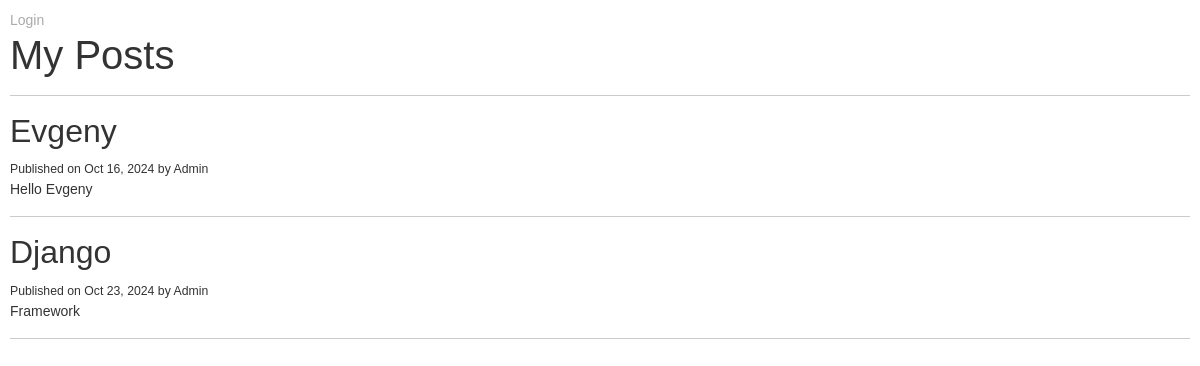
The page / on the database its author committed.
### posts/models.py (models this page shows, shortened)
class Posts(models.Model):
    title = models.CharField(max_length=120)
    content = models.TextField()
    published_at = models.DateTimeField(default=timezone.now)
    author = models.ForeignKey(User, on_delete=models.CASCADE)

### posts/views.py (the view)
# urls.py: 2. Add a URL to urlpatterns:  path('', views.home, name='home')
def home(request):
    posts = Posts.objects.all()
    context = {"posts": posts}
    return render(request, "posts/home.html", context)

### posts/templates/posts/home.html (shortened to what this page needs)
{% extends 'base.html' %}
{% load bootstrap5 %}
{% block content %}
<h1>My Posts</h1>
	<hr>
	{% for post in posts %}
		<div class="postBlock">
			<h2>{{ post.title }}</h2>
			<small>Published on {{ post.published_at | date:"M d, Y" }} by {{ post.author | title}}</small>
			<p>{{ post.content }}</p>
		</div>
		<hr>
	{% endfor %}
{% endblock content %}

### static/css/style.css (style rules this page uses)
body { background-color: #fff; font-size: 14px; font-family: sans-serif; color: #333; overflow-x: hidden; }

### users/templates/base.html (style rules this page uses)
body { padding: 10px; }

### rows shown on the page
Posts: title "Evgeny", published_at "Oct 16, 2024", author "Admin", content "Hello Evgeny"
Posts: title "Django", published_at "Oct 23, 2024", author "Admin", content "Framework"
